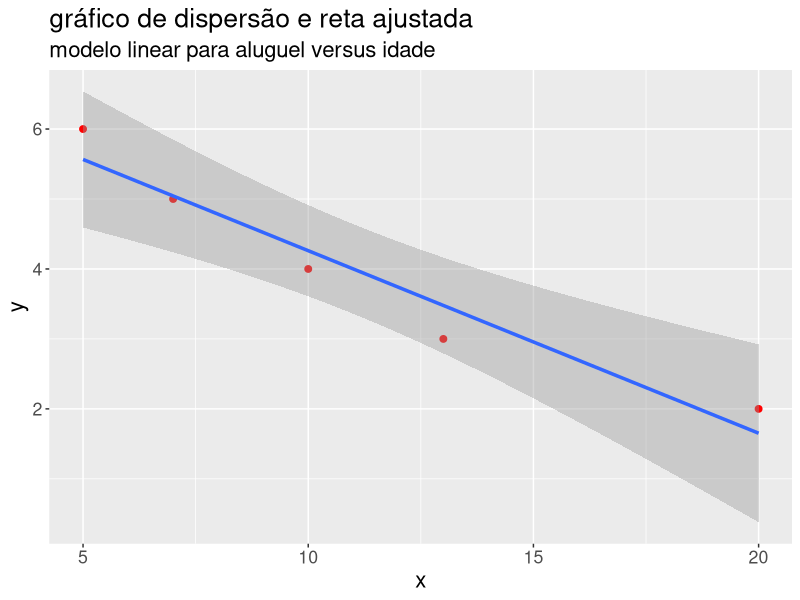
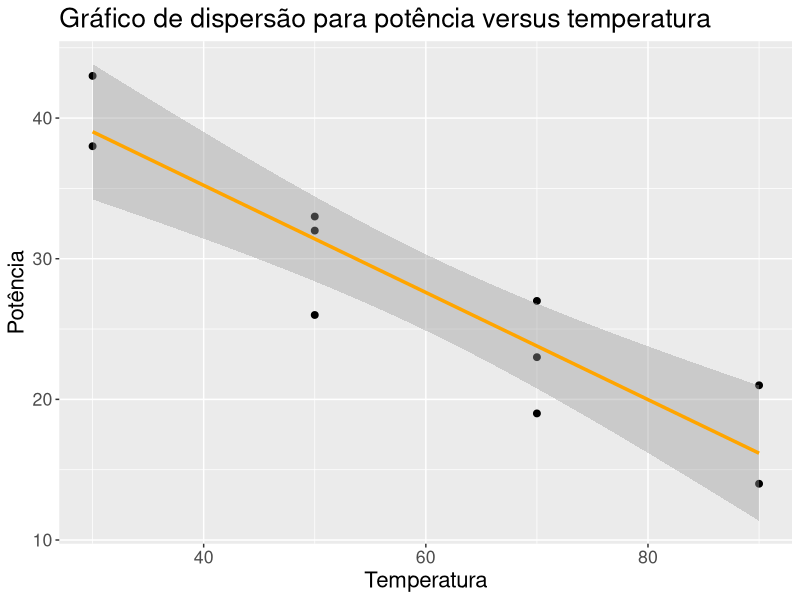
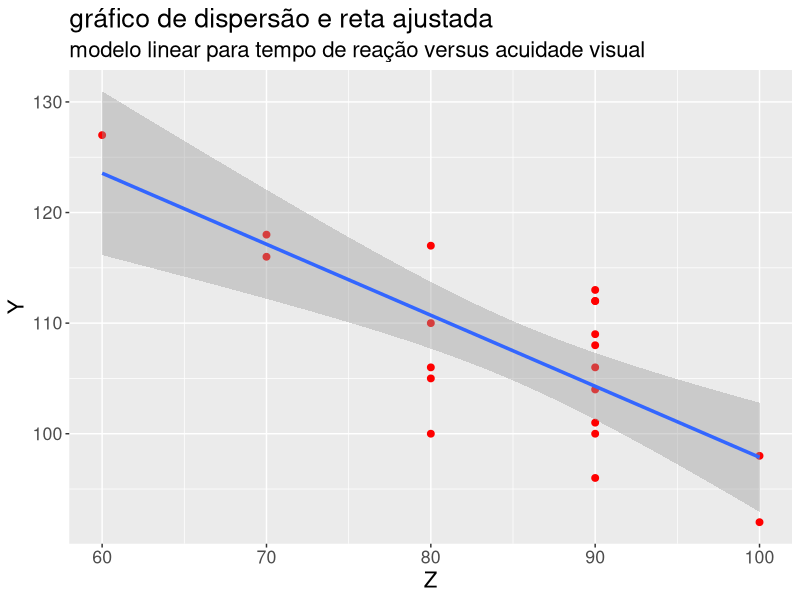
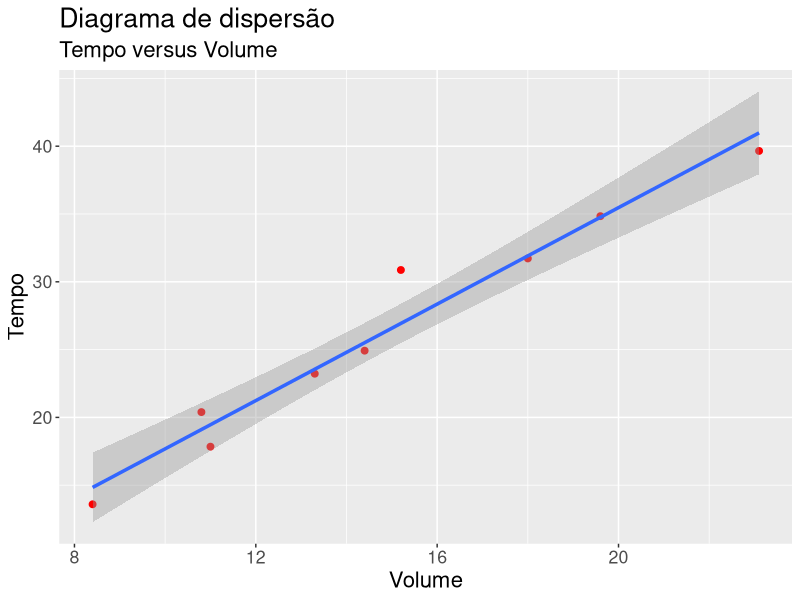
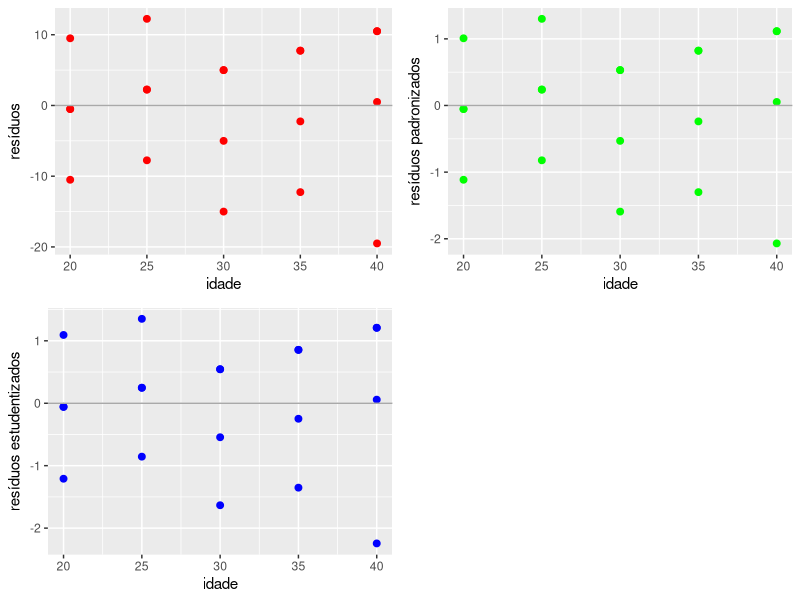
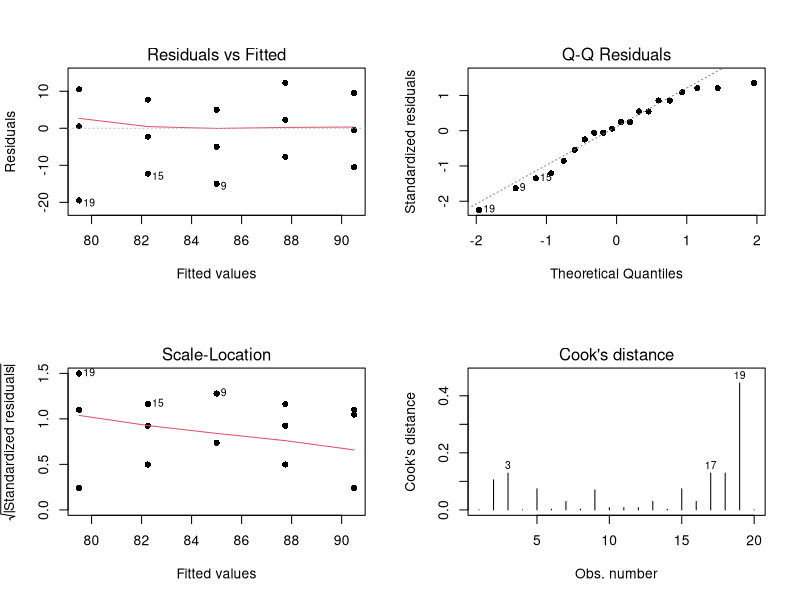
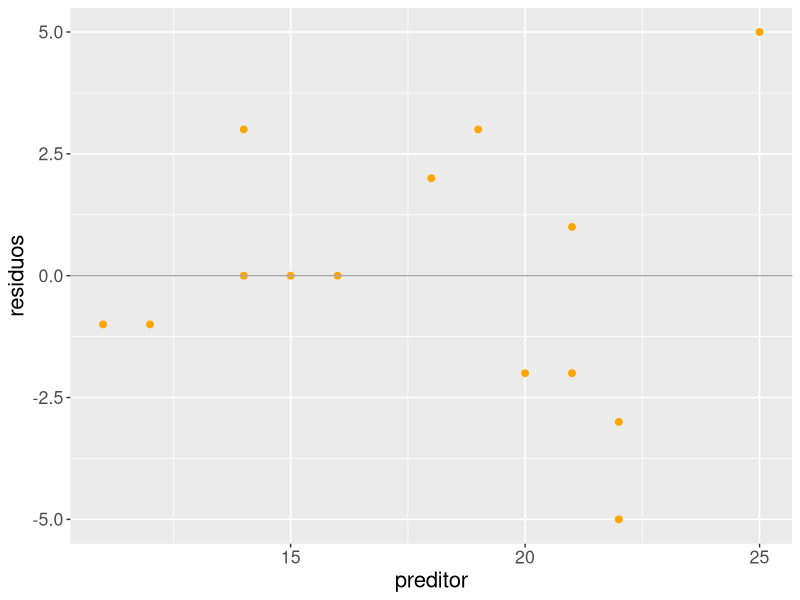
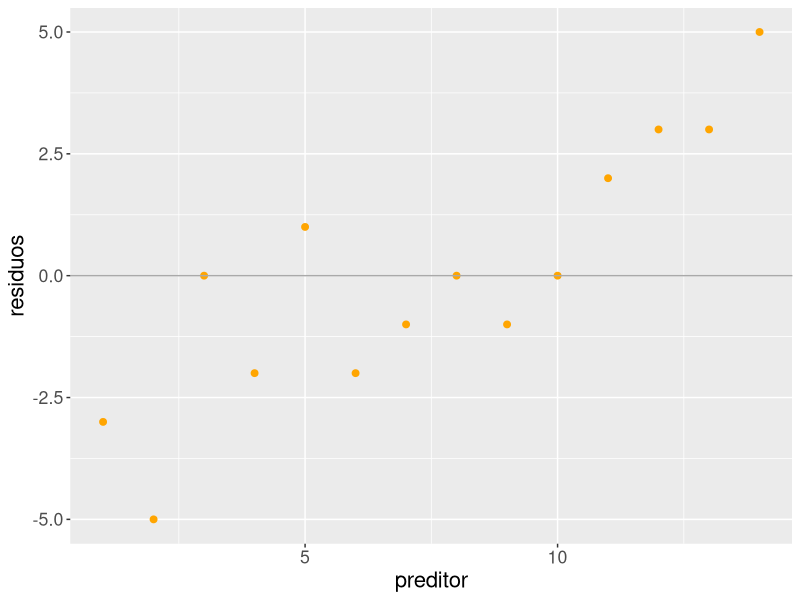

R code for these plots, in order:
## ---- chunk 1
knitr::opts_chunk$set(echo = TRUE)
## ---- chunk 2
library(dplyr)
library(ggplot2)
library(readxl)
library(combinat)
library(kableExtra)
## ---- chunk 3
dados = read_excel("exemplo-15.1.xlsx")
## ---- chunk 4
x = dados$X
y = dados$Y
n = nrow(dados)
## ---- chunk 5
beta_hat = (sum(x*y) - n*mean(x)*mean(y))/(sum(x^2) - n*mean(x)^2)
alpha_hat = mean(y) - beta_hat*mean(x)

alpha_hat
beta_hat
## ---- chunk 6
lm(formula = Y ~ X, dados) %>% 
  summary()
## ---- chunk 7
modelo = lm(formula = Z ~ X, dados)
modelo$coefficients
## ---- chunk 8
kable(data.frame(individuo = dados$indivíduo, X = dados$X, Z = dados$Z, e = modelo$residuals)) %>%
  kable_styling(
    full_width = F,
    bootstrap_options = c("striped", "hover", "condensed", "responsive")
  )
## ---- chunk 9
dados = data.frame(
  x = c(10, 13, 5, 7, 20),
  y = c(4, 3, 6, 5, 2)
)
## ---- chunk 10
modelo = lm(formula = y ~ x, dados)
modelo$coefficients
## ---- chunk 11
ggplot(aes(x, y), data = dados) +
  geom_point(size = 2, color = "red") +
  stat_smooth(formula = y ~ x, method = "lm", size = 1.2) + 
  labs(
    title = "gráfico de dispersão e reta ajustada",
    subtitle = "modelo linear para aluguel versus idade"
  ) + 
  theme(text = element_text(size = 16))
## ---- chunk 12
dados = data.frame(
  Pot = c(38, 43, 32, 26, 33, 19, 27, 23, 14, 21),
  Temp = c(30, 30, 50, 50, 50, 70, 70, 70, 90, 90)
)
## ---- chunk 13
ggplot(aes(x = Temp, y = Pot), data = dados) + 
  geom_point(size = 2, col = "black") + 
  geom_smooth(formula = y ~ x, size = 1.2, col = "orange", method = "lm") +
  labs(
    title = "Gráfico de dispersão para potência versus temperatura",
    x = "Temperatura",
    y = "Potência"
  ) + 
  theme(text = element_text(size = 16))
## ---- chunk 14
modelo = lm(formula = Pot ~ Temp, data = dados)

modelo$coefficients
## ---- chunk 15
dados = read_excel("exemplo-15.1.xlsx")
## ---- chunk 16
ggplot(aes(Z, Y), data = dados) +
  geom_point(size = 2, color = "red") +
  stat_smooth(formula = y ~ x, method = "lm", size = 1.2) + 
  labs(
    title = "gráfico de dispersão e reta ajustada",
    subtitle = "modelo linear para tempo de reação versus acuidade visual"
  ) + 
  theme(text = element_text(size = 16))
## ---- chunk 17
modelo = lm(formula = Y ~ Z, data = dados)

modelo$coefficients
## ---- chunk 18
dados = read_excel("exemplo-15.1.xlsx")
## ---- chunk 19
tabela = anova(lm(formula = Z ~ X, dados))
tabela
## ---- chunk 20
n = nrow(dados)
S2 = sum(tabela$`Sum Sq`)/(n-1)
S2
Se2 = tabela$`Sum Sq`[2]/(n-2)
Se2
## ---- chunk 21
rsq = tabela$`Sum Sq`[1]/sum(tabela$`Sum Sq`)
rsq
## ---- chunk 22
dados = data.frame(
  tempo = c(10.8, 14.4, 19.6, 18, 8.4, 15.2, 11, 13.3, 23.1),
  volume = c(20.39, 24.92, 34.84, 31.72, 13.59, 30.87, 17.84, 23.22, 39.65)
)
## ---- chunk 23
ggplot(aes(x = tempo, y = volume), data = dados) + 
  geom_point(size = 2, color = "red") + 
  stat_smooth(formula = y ~ x, method = "lm", size = 1.2) +
  labs(
    x = "Volume",
    y = "Tempo",
    title = "Diagrama de dispersão",
    subtitle = "Tempo versus Volume"
  ) + 
  theme(text = element_text(size = 16))
## ---- chunk 24
lm(formula = tempo ~ volume, data = dados)
## ---- chunk 25
tabela = anova(lm(formula = tempo ~ volume, data = dados))
tabela
## ---- chunk 26
n = nrow(dados)
S2 = sum(tabela$`Sum Sq`)/(n-1)
S2
Se2 = tabela$`Sum Sq`[2]/(n-2)
Se2
## ---- chunk 27
rsq = tabela$`Sum Sq`[1]/sum(tabela$`Sum Sq`)
rsq
## ---- chunk 28
dados = data.frame(
  x = c(10, 13, 5, 7, 20),
  y = c(4, 3, 6, 5, 2)
)
## ---- chunk 29
tabela = anova(lm(formula = y ~ x, dados))
tabela
## ---- chunk 30
rsq = tabela$`Sum Sq`[1]/sum(tabela$`Sum Sq`)
rsq
## ---- chunk 31
dados = data.frame(
  Pot = c(38, 43, 32, 26, 33, 19, 27, 23, 14, 21),
  Temp = c(30, 30, 50, 50, 50, 70, 70, 70, 90, 90)
)
## ---- chunk 32
tabela = anova(lm(formula = Pot ~ Temp, dados))
tabela
## ---- chunk 33
rsq = tabela$`Sum Sq`[1]/sum(tabela$`Sum Sq`)
rsq
## ---- chunk 34
lm(formula = Pot ~ Temp, dados)
## ---- chunk 35
dados = read_excel("exemplo-15.1.xlsx")
## ---- chunk 36
tabela = anova(lm(formula = Y ~ Z, data = dados))
tabela
## ---- chunk 37
rsq = tabela$`Sum Sq`[1]/sum(tabela$`Sum Sq`)
rsq
## ---- chunk 38
dados = read_excel("exemplo-15.1.xlsx")
## ---- chunk 39
lm(formula = Z ~ X, dados) %>%
  confint(parm = 2)
## ---- chunk 40
lm(formula = Z ~ X, dados) %>%
  confint(parm = 1, level = 0.90)
## ---- chunk 41
lm(formula = Z ~ X, dados) %>%
  anova()
## ---- chunk 42
lm(formula = Z ~ X, dados) %>%
  predict(newdata = data.frame(X = 28), interval = "confidence", level = 0.95)
## ---- chunk 43
lm(formula = Y ~ X, dados) %>%
  predict(newdata = data.frame(X = 28), interval = "predict", level = 0.95)
## ---- chunk 44
tabela = anova(lm(formula = Y ~ Z, data = dados))
tabela
## ---- chunk 45
tabela$`Sum Sq`[1]/sum(tabela$`Sum Sq`)
## ---- chunk 46
cat(
  "Região de aceitação:",
  qt(p = c(0.025, 0.975), df = 20-2)
)
## ---- chunk 47
pt(1.65, df = 20-2)
## ---- chunk 48
dados = read_excel("exemplo-15.1.xlsx")
## ---- chunk 49
modelo = lm(formula = Z ~ X, dados)
## ---- chunk 50
n = nrow(dados)
e = dados$Z - as.vector(modelo$fitted.values) #residuos
se = sqrt(sum(e^2)/(n-2)) #Estimador da variância dos resíduos
z = e/se #residuos padronizados
v = 1/n + (dados$X-mean(dados$X))^2/sum((dados$X-mean(dados$X))^2)
r = e/(se*sqrt(1-v)) #residuo estudentizado
## ---- chunk 51
ei = dados %>%
  ggplot(aes(x = X, y = e)) +
  geom_point(color = "red", size = 2) +
  geom_hline(yintercept = 0, color = "darkgray") + 
  labs(
    x = "idade",
    y = "resíduos"
  )

zi = dados %>%
  ggplot(aes(x = X, y = z)) +
  geom_point(color = "green", size = 2) +
  geom_hline(yintercept = 0, color = "darkgray") + 
  labs(
    x = "idade",
    y = "resíduos padronizados"
  )

ri = dados %>%
  ggplot(aes(x = X, y = r)) +
  geom_point(color = "blue", size = 2) +
  geom_hline(yintercept = 0, color = "darkgray") + 
  labs(
    x = "idade",
    y = "resíduos estudentizados"
  )

cowplot::plot_grid(ei, zi, ri)
## ---- chunk 52
par(mfrow = c(2,2))
plot(modelo, which = c(1:4), pch = 16)
## ---- chunk 53
dados = data.frame(
  preditor = c(11, 20, 14, 22, 12, 25, 15, 
               14, 19, 21, 18, 22, 16, 21
               ),
  residuo = c(-1, -2, 3, -3, -1, 5, 0,
              0, 3, -2, 2, -5, 0, 1
              ),
  ordem = c(9, 6, 13, 1, 7, 14, 8,
            3, 12, 4, 11, 2, 10, 5
            )
)
## ---- chunk 54
dados %>%
  ggplot(aes(x = preditor, y = residuo)) + 
  geom_point(size = 2, col = "orange") + 
  geom_hline(yintercept = 0, color = "darkgray") +
  labs(
    x = "preditor",
    y = "residuos"
  ) +
  theme(text = element_text(size = 16))
## ---- chunk 55
dados %>%
  ggplot(aes(x = ordem, y = residuo)) + 
  geom_point(size = 2, col = "orange") + 
  geom_hline(yintercept = 0, color = "darkgray") +
  labs(
    x = "preditor",
    y = "residuos"
  ) +
  theme(text = element_text(size = 16))
## ---- chunk 56
dados = data.frame(
  x = c(119, 155, 174, 190, 196, 233, 272, 253, 276),
  y = c(112, 152, 172, 183, 192, 228, 263, 239, 263)
)
## ---- chunk 57
modelo = lm(formula = y ~ x - 1, dados)
modelo
## ---- chunk 58
anova(modelo)
## ---- chunk 59
confint(modelo)
## ---- chunk 60
dados %>%
  ggplot(aes(x = x, y = y, dados)) +
  geom_point(size = 2, col = "orange") + 
  geom_smooth(formula = y ~ x - 1, col = "black", method = "lm") +
  labs(
    title = "Modelo linear com intercepto nulo"
  ) +
  theme(text = element_text(size = 16))
## ---- chunk 61
par(mfrow = c(2,2))
plot(modelo, which = c(1:4), pch = 16)
## ---- chunk 62
dados = read_excel("exemplo-15.1.xlsx")
## ---- chunk 63
modelo = lm(Z ~ X, dados)
modelo
## ---- chunk 64
modelo %>%
  predict(newdata = data.frame(X = 18), interval = "confidence", level = 0.95)
## ---- chunk 65
modelo %>%
  predict(newdata = data.frame(X = 30), interval = "confidence", level = 0.95)
## ---- chunk 66
modelo %>%
  predict(newdata = data.frame(X = 80), interval = "confidence", level = 0.95)
## ---- chunk 67
dados = data.frame(
  tempo = c(10.8, 14.4, 19.6, 18, 8.4, 15.2, 11, 13.3, 23.1),
  volume = c(20.39, 24.92, 34.84, 31.72, 13.59, 30.87, 17.84, 23.22, 39.65)
)
## ---- chunk 68
dados %>%
  lm(formula = tempo ~ volume) %>%
  predict(newdata = data.frame(volume = 30), interval = "confidence")
## ---- chunk 69
dados = data.frame(
  meses = c(1:10),
  erros = c(30, 28, 24, 20, 18, 14, 13, 10, 7, 6)
)
## ---- chunk 70
dados %>%
  ggplot(aes(x = meses, y = erros)) +
  geom_point(size = 2, col = "orange") + 
  stat_smooth(formula = y ~ x, method = "lm") +
  labs(
    title = "Reta de regressão linear ajustada",
    subtitle = "Método de MQO"
  ) +
  theme(text = element_text(size = 16))
## ---- chunk 71
lm(formula = erros ~ meses, dados)
## ---- chunk 72
cat(
  "(xbar, ybar) =",
  "[",
  mean(dados$meses), mean(dados$erros),
  "]"
)
## ---- chunk 73
dados %>%
  ggplot(aes(x = meses, y = erros)) +
  geom_point(size = 2, col = "orange") + 
  stat_smooth(formula = y ~ x, method = "lm") +
  geom_vline(xintercept = mean(dados$meses), col = "red") +
  geom_hline(yintercept = mean(dados$erros), col = "red") +
  labs(
    title = "Reta de regressão linear ajustada",
    subtitle = "Método de MQO"
  ) +
  theme_classic() +
  theme(text = element_text(size = 16))
## ---- chunk 74
dados %>%
  lm(formula = erros ~ meses) %>%
  predict(newdata = data.frame(meses = 5), interval = "confidence", level = 0.95)
## ---- chunk 75
dados = data.frame(
  renda = c(3, 5, 10, 20, 30, 50, 70, 100, 150, 200),
  gasto = c(1.5, 2, 6, 10, 15, 20, 25, 40, 60, 80)
)
## ---- chunk 76
modelo = lm(formula = gasto ~ renda, dados)
modelo
## ---- chunk 77
modelo %>%
  predict(newdata = data.frame(renda = 170), interval = "confidence")
## ---- chunk 78
modelo %>%
  predict(newdata = data.frame(renda = 1000), interval = "confidence")
## ---- chunk 79
predict(modelo, interval = "confidence")
## ---- chunk 80
dados = data.frame(
  X = c(0.5, 0.5, 1, 1, 1, 4, 4, 4, 4.5, 4.5, 4.5, 5, 5, 5, 5.5, 6, 6),
  Y = c(163, 182, 978, 466, 549, 495, 723, 681, 619, 1049, 1033, 890, 1522, 1194, 987, 764, 1373)
)
## ---- chunk 81
modelo = lm(formula = Y ~ X, dados)
modelo
## ---- chunk 82
tabela = anova(modelo)
tabela
## ---- chunk 83
rsq = tabela$`Sum Sq`[1]/sum(tabela$`Sum Sq`)
rsq
## ---- chunk 84
summary(modelo)
## ---- chunk 85
modelo %>%
  predict(newdata = data.frame(X = 5), interval = "confidence", level = 0.90)
## ---- chunk 86
n = nrow(dados)
S_e = sqrt(tabela$`Mean Sq`[2]) #estimativa do desvio padrão dos resíduos
alpha_hat = as.double(modelo$coefficients[1]) #parâmetro alpha estimado
t_alpha = ((alpha_hat - 300)/S_e)*sqrt(n*sum((dados$X - mean(dados$X))^2)/sum(dados$X^2))
## ---- chunk 87
pt(t_alpha, df = n-2, lower.tail = F)
## ---- chunk 88
dados = data.frame(
  pais = 15:21,
  filhos = c(15.4, 15.7, 16, 16.3, 16.6, 17, 17.3)
)
## ---- chunk 89
modelo = lm(formula = filhos ~ pais, dados)
modelo
## ---- chunk 90
dados = data.frame(
  X = c(rep(1, 4), rep(3, 5), rep(5, 3), rep(10, 4), rep(15, 4)),
  Y = c(1.1, 0.7, 1.8, 0.4, 
        3, 1.4, 4.9, 4.4, 4.5,
        7.3, 8.2, 6.2,
        12, 13.1, 12.6, 13.2,
        18.7, 19.7, 17.4, 17.1)
)
## ---- chunk 91
modelo = lm(formula = Y ~ X, dados)
modelo
## ---- chunk 92
tabela = anova(modelo)
n = nrow(dados)
S_e = sqrt(tabela$`Mean Sq`[2]) #estimativa do desvio padrão dos resíduos
beta_hat = as.double(modelo$coefficients[2]) #parâmetro beta estimado
t_beta = ((beta_hat - 1)/S_e)*sqrt(sum((dados$X - mean(dados$X))^2))
## ---- chunk 93
pt(t_beta, df = n-2, lower.tail = F)
## ---- chunk 94
x = seq(0, pi, by = 0.1)
y = sin(x)
plot(x, y, pch = 16)
## ---- chunk 95
dados = data.frame(
  Y = c(17, 21, 49, 54, 64, 48, 34, 63, 62, 72, 61, 91),
  log_X = c(rep(0.36, 4), rep(0.56, 4), rep(0.76, 4))
)
## ---- chunk 96
modelo = lm(formula = Y ~ log_X, dados)
modelo
## ---- chunk 97
tabela = anova(modelo)
tabela
## ---- chunk 98
summary(modelo)
## ---- chunk 99
dados = data.frame(
  trimestre = 1:8,
  Y = c(25, 13, 8, 20, 25, 12, 10, 15),
  X = c(11, 5, 3, 9, 12, 6, 5, 9),
  Z = c(2, 13, 16, 7, 4, 10, 13, 4)
)
## ---- chunk 100
p1 = ggplot(aes(x = X, y = Y), data = dados) + 
  geom_point(size = 2.5, col = "orange") + 
  labs(
    x = "Desp. c/ propag.",
    y = "vendas"
  ) + 
  theme(text = element_text(size = 16))

p2 = ggplot(aes(x = Z, y = Y), data = dados) + 
  geom_point(size = 2.5, col = "green") + 
  labs(
    x = "Temp. média",
    y = "vendas"
  ) + 
  theme(text = element_text(size = 16))

cowplot::plot_grid(p1, p2)
## ---- chunk 101
mod_vendas_propag = lm(Y ~ X, dados)
mod_vendas_propag
mod_vendas_temp = lm(Y ~ Z, dados)
mod_vendas_temp
## ---- chunk 102
p1 = ggplot(aes(x = X, y = Y), data = dados) + 
  geom_point(size = 2.2, col = "red") +
  stat_smooth(method = "lm", formula = y ~ x) + 
  labs(
    x = "Desp. c/ propag.",
    y = "vendas"
  ) + 
  theme(text = element_text(size = 16))

p2 = ggplot(aes(x = X, y = Z), data = dados) + 
  geom_point(size = 2.2, col = "red") + 
  stat_smooth(method = "lm", formula = y ~ x, col = "green") + 
  labs(
    x = "Temp. Média",
    y = "vendas"
  ) + 
  theme(text = element_text(size = 16))

cowplot::plot_grid(p1, p2)
## ---- chunk 103
summary(mod_vendas_propag)
summary(mod_vendas_temp)
## ---- chunk 104
cat("Previsão do modelo vendas em função do gasto com propaganda:",
    predict(mod_vendas_propag, newdata = data.frame(X = 8), interval = "confidence"),
    "\n\n",
    "Previsão do modelo vendas em função da temperatura média:",
    predict(mod_vendas_temp, newdata = data.frame(Z = 10), interval = "confidence")
    )
## ---- chunk 105
n = 7
xbar = 400
ybar = 60
sx = 216.02
sy = 13.84
rsq = 0.922
b = rsq*sy/sx
a = ybar - b*xbar
## ---- chunk 106
SQReg = (n-1)*sx^2*b^2
QMReg = SQReg/1
SQTot = (n-1)*sy^2
SQRes = SQTot - SQReg
QMRes = SQRes/(n-2)
se2 = QMRes
F_ = QMReg/se2
## ---- chunk 107
pf(F_, 1, n-2, lower.tail = FALSE)
## ---- chunk 108
dados = data.frame(
  N = 1:25,
  x = c(35.3, 29.7, 30.8, 58.8, 61.4, 71.3, 74.4, 76.7, 70.7, 57.5, 46.4, 28.9, 28.1, 39.1, 46.8, 48.5, 59.3, 70, 70, 74.5, 72.1, 58.1, 44.6, 33.4, 28.6
        ),
  y = c(10.98, 11.13, 12.51, 8.4, 9.27, 8.73, 6.36, 8.5, 7.82, 9.14, 8.24, 12.19, 11.88, 9.57, 10.94, 9.58, 10.09, 8.11, 6.83, 8.88, 7.68, 8.47, 8.86, 10.36, 11.08
        )
)
## ---- chunk 109
modelo = lm(y ~ x, dados)
summary(modelo)
## ---- chunk 110
par(mfrow = c(2,2))
plot(dados$x, dados$y, pch = 16, xlab = "temperatura", ylab = "qtde vapor", main = "fitted model")
abline(modelo)
plot(modelo, which = 1:3, pch = 16)
## ---- chunk 111
dados = data.frame(
  ano = c(seq(-9, -1, 2), seq(1, 9, 2)),
  logy = c(2.2, 3.2, 4.3, 4.8, 5.2, 5.6, 5.9, 6.4, 7.1, 7.9)
)
## ---- chunk 112
modelo = lm(logy ~ ano, dados)
summary(modelo)
## ---- chunk 113
anova(modelo)
## ---- chunk 114
confint(modelo)
## ---- chunk 115
exp(confint(modelo, 1))
## ---- chunk 116
dados = read_excel("exemplo-15.1.xlsx")
## ---- chunk 117
modelo = lm(Y ~ X, dados)
## ---- chunk 118
predict(modelo, newdata = data.frame(X = 28), interval = "confidence")
## ---- chunk 119
predict(modelo, newdata = data.frame(X = 28), interval = "predict")
## ---- chunk 120
dados = data.frame(
  Pot = c(38, 43, 32, 26, 33, 19, 27, 23, 14, 21),
  Temp = c(30, 30, 50, 50, 50, 70, 70, 70, 90, 90)
)
## ---- chunk 121
conf = predict(lm(Pot ~ Temp, dados), newdata = data.frame(Temp = 0:140), interval = "confidence", level = 0.95) %>%
  as.data.frame()

pred = predict(lm(Pot ~ Temp, dados), newdata = data.frame(Temp = 0:140), interval = "predict", level = 0.95) %>%
  as.data.frame()
## ---- chunk 122
ggplot() + 
  geom_line(data = conf, aes(x = 0:140, y = lwr), col = "green", size = 1) + 
  geom_line(data = conf, aes(x = 0:140, y = upr), col = "green", size = 1) +
  geom_line(data = pred, aes(x = 0:140, y = lwr), col = "red", size = 1) +
  geom_line(data = pred, aes(x = 0:140, y = upr), col = "red", size = 1) + 
  geom_hline(yintercept = 0, col = "darkgray") +
  labs(
    title = "Intervalos de confiança e de predição",
    x = "temperatura",
    y = "potência"
  ) + 
  scale_x_continuous(breaks = seq(0, 200, 20)) +
  theme(text = element_text(size = 16))
## ---- chunk 123
n = 102
sum_xi = 510
sum_yi = 7140
sum_xi2 = 4150
sum_xiyi = 54900
sum_yi2 = 740200
xbar = 5
ybar = 70

beta_hat = (sum_xiyi - n*xbar*ybar)/(sum_xi2 - n*xbar^2)
alpha_hat = ybar - beta_hat*xbar

alpha_hat
beta_hat
## ---- chunk 124
sx = sqrt(sum_xi2/n - xbar^2)
sy = sqrt(sum_yi2/n - ybar^2)
SQReg = (n-1)*sx^2*beta_hat^2
SQTot = (n-1)*sy^2
SQRes = SQTot - SQReg
se = sqrt(SQRes/(n-2))
yhat = 10 + 12*7 #Despesa média estimada para x = 7
IP = yhat + c(-1, 1)*qt(0.9, n-2)*se*sqrt(1 + 1/n + (7-xbar)^2/(sum_xi2-2*xbar*sum_xi+n*xbar^2))

IP
